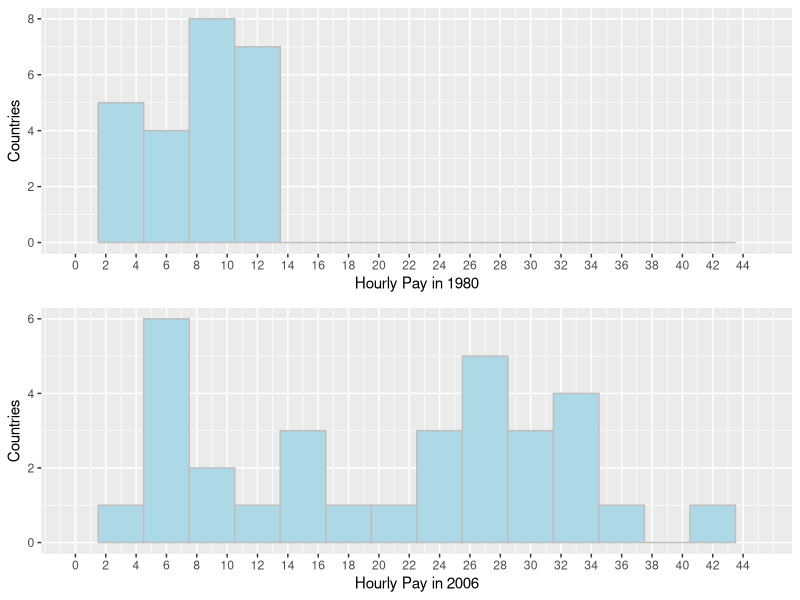
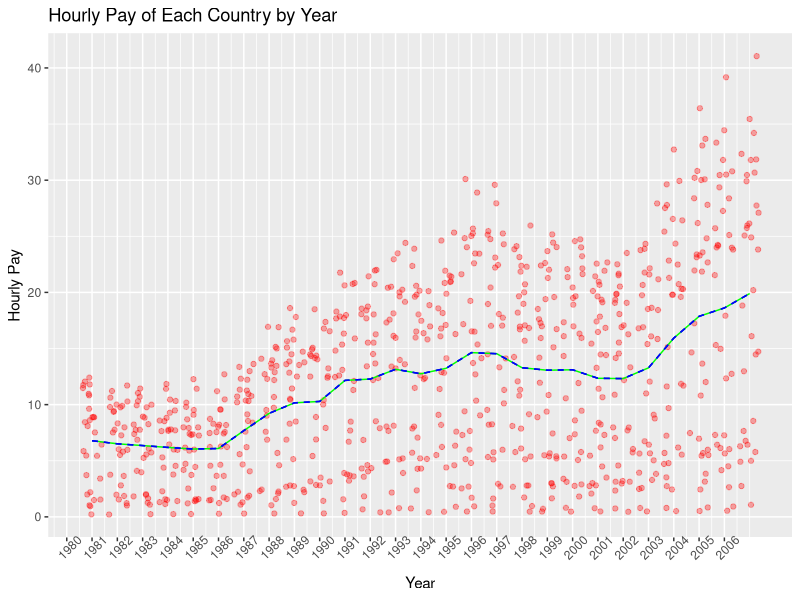
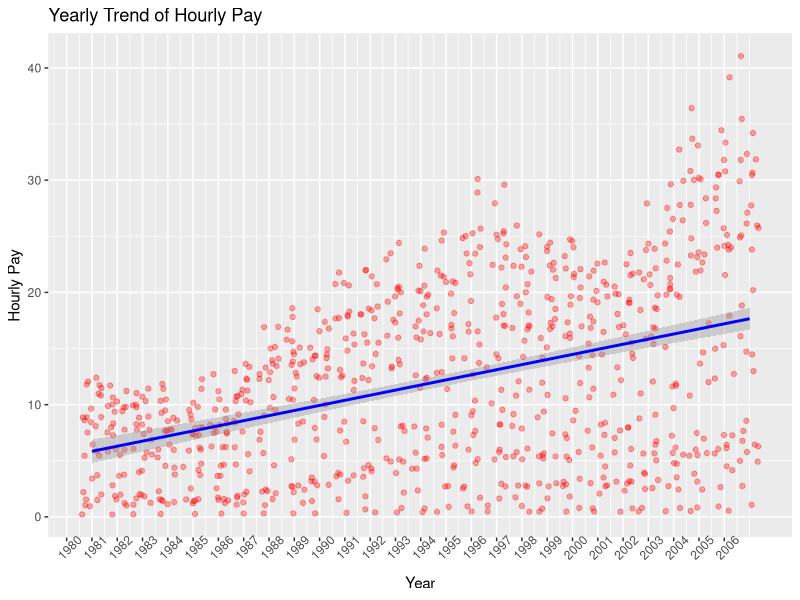
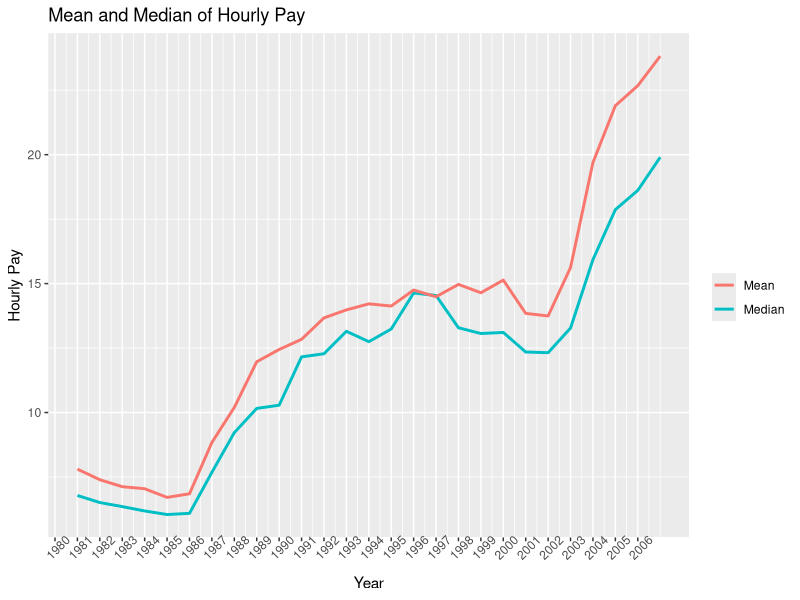
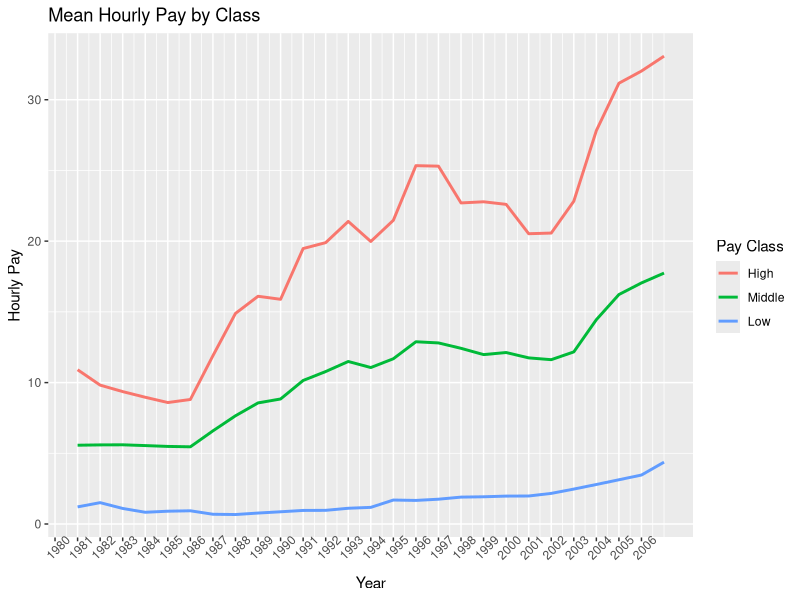

Recreate these plots in R, in order.
## ---- chunk 1
knitr::opts_chunk$set(echo = TRUE)
## ---- chunk 2
library(ggplot2)
library(gridExtra)
library(tidyr)
library(reshape2)
library(dplyr)
## ---- chunk 3
hourly_pay <- read.csv('../Data/indicator_hour compensation.csv')

# take care of variables
hourly_pay$X <- NULL
hourly_pay <- hourly_pay[-35, ]
colnames(hourly_pay)[1] <- "country"
summary(hourly_pay$X1997)
## ---- chunk 4
p_1980 <- ggplot(hourly_pay, aes(X1980)) +
  geom_histogram(binwidth = 3, color = 'gray', fill = 'lightblue') +
  xlab("Hourly Pay in 1980")+ ylab("Countries") +
  scale_x_continuous(limits = c(0, 45), breaks = seq(0, 45, 2))

p_2006 <- ggplot(hourly_pay, aes(X2006)) +
  geom_histogram(binwidth = 3, color = 'gray', fill = 'lightblue') +
  xlab("Hourly Pay in 2006") + ylab("Countries") +
  scale_x_continuous(limits = c(0, 45), breaks = seq(0, 45, 2))

grid.arrange(p_1980, p_2006, ncol = 1)
## ---- chunk 5
hourly_pay$class <- ifelse(hourly_pay$X1997 > 20, '1_high', '2_middle')
hourly_pay$class <- ifelse(hourly_pay$X1997 <= 5, '3_low', hourly_pay$class)
## ---- chunk 6
# years column into numerical type
colnames(hourly_pay) <- c('country', 1980:2006, 'class')
# new format 
hourly_pay <- melt(hourly_pay, id.vars = c('country', 'class'),
                           variable.name = 'year', value.name = 'hourly_pay')
hourly_pay$year <- as.numeric(hourly_pay$year) + 1980

# scatter plot with benchmark lines
hourly_pay_scatter <- ggplot(hourly_pay, aes(year, hourly_pay)) +
  geom_point(alpha = 1/3, color = 'red', position = position_jitter()) +
  geom_line(stat = 'summary', fun.y = mean, color = 'green') +
  geom_line(stat = 'summary', fun.y = quantile, fun.args = list(probs = 0.2),
            linetype = 2, color = 'blue') +
  geom_line(stat = 'summary', fun.y = quantile, fun.args = list(probs = 0.8),
            linetype = 2, color = 'blue') +
  labs(title = "Hourly Pay of Each Country by Year", x = "Year", y = "Hourly Pay")

hourly_pay_scatter + theme(axis.text.x = element_text(angle = 45)) +
  scale_x_continuous(breaks = seq(1980, 2006, 1))
## ---- chunk 7
# smoothing the scatter plot
hourly_pay_smooth <- ggplot(hourly_pay, aes(year, hourly_pay)) +
  geom_point(alpha = 1/3, color = 'red', position = position_jitter()) +
  geom_smooth(method = 'lm', color = 'blue') +
  labs(title = "Yearly Trend of Hourly Pay", x = "Year", y = "Hourly Pay")

hourly_pay_smooth + theme(axis.text.x = element_text(angle = 45)) +
  scale_x_continuous(breaks = seq(1980, 2006, 1))
## ---- chunk 8
cor.test(hourly_pay$year, hourly_pay$hourly_pay)
## ---- chunk 9
# seek yearly mean and median
hourly_pay_by_year <- hourly_pay %>%
  group_by(year) %>%
  summarise(hourly_pay_mean = mean(hourly_pay, na.rm = T),
            hourly_pay_median = median(hourly_pay, na.rm = T)) %>%
  arrange(year)

hourly_pay_mean_median <- ggplot(hourly_pay_by_year) +
  geom_line(aes(year, hourly_pay_mean, color = 'red'), size = 1) +
  geom_line(aes(year, hourly_pay_median, color = 'blue'), size = 1) +
  labs(title = "Mean and Median of Hourly Pay", x = "Year", y = "Hourly Pay")

hourly_pay_mean_median + theme(axis.text.x = element_text(angle = 45)) +
  scale_x_continuous(breaks = seq(1980, 2006, 1)) +
  scale_color_discrete(name = "", labels = c("Mean", "Median"))
## ---- chunk 10
# mean of hourly pay <= 5 group for each year
hourly_pay_low <- hourly_pay[hourly_pay$class == '3_low', ] %>%
  group_by(year) %>%
  summarise(hourly_mean = mean(hourly_pay, na.rm = T)) %>%
  arrange(year)
hourly_pay_low$class <- paste('3_low')

# mean of 5 < hourly pay <= 20 group for each year
hourly_pay_middle <- hourly_pay[hourly_pay$class == '2_middle', ] %>%
  group_by(year) %>%
  summarise(hourly_mean = mean(hourly_pay, na.rm = T)) %>%
  arrange(year)
hourly_pay_middle$class <- paste('2_middle')

# mean of 20 < hourly pay group for each year
hourly_pay_high <- hourly_pay[hourly_pay$class == '1_high', ] %>%
  group_by(year) %>%
  summarise(hourly_mean = mean(hourly_pay, na.rm = T)) %>%
  arrange(year)
hourly_pay_high$class <- paste('1_high')

# into one data frame for plotting
hourly_pay_by_class <- rbind(hourly_pay_low, hourly_pay_middle, hourly_pay_high)

hourly_pay_class <- ggplot(hourly_pay_by_class, aes(year, hourly_mean)) +
  geom_line(aes(color = class), size = 1) +
  labs(title = "Mean Hourly Pay by Class", x = "Year", y = "Hourly Pay")

hourly_pay_class + theme(axis.text.x = element_text(angle = 45)) +
  scale_x_continuous(breaks = seq(1980, 2006, 1)) +
  scale_color_discrete(name = "Pay Class", labels = c("High", "Middle", "Low"))
